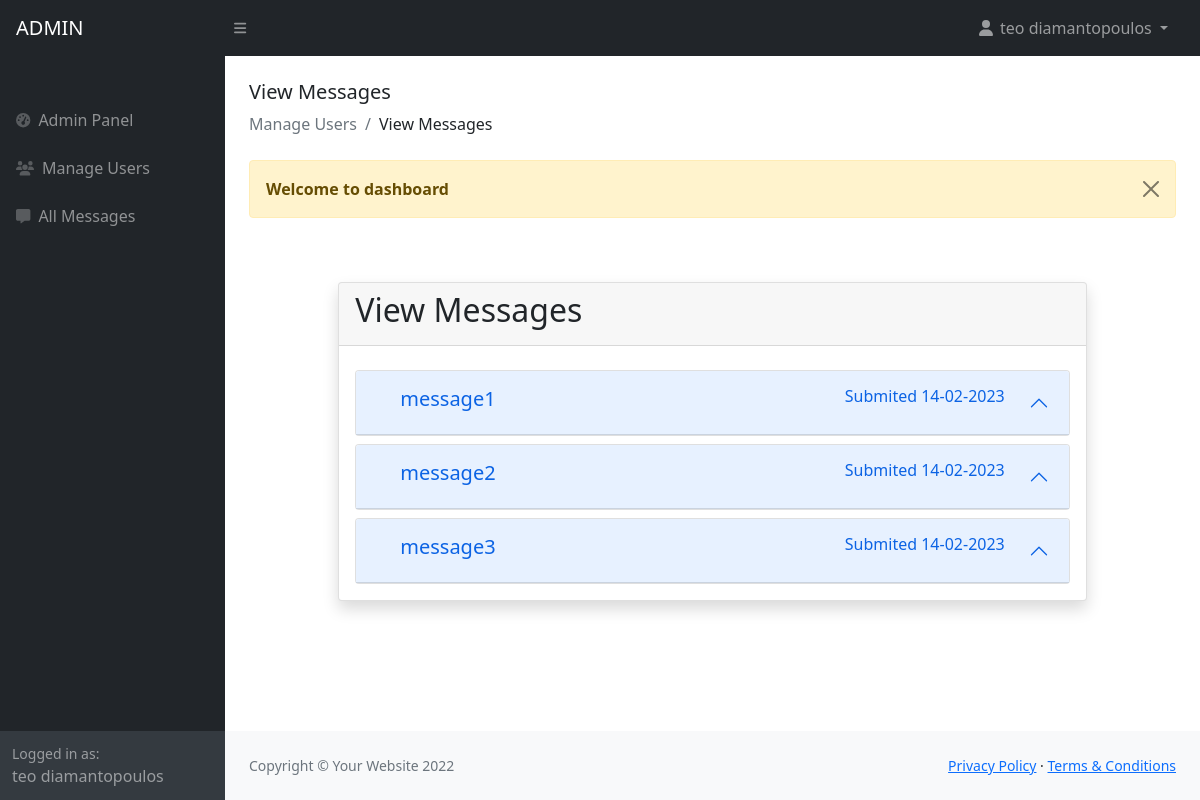
Page /admin/view-messages.php?id=5 (signed in) on the committed database.
### tables this page shows
CREATE TABLE `posts` (
  `id_post` int(11) NOT NULL,
  `user_id` int(11) DEFAULT NULL,
  `title` varchar(255) NOT NULL,
  `body` text NOT NULL,
  `created` timestamp NOT NULL DEFAULT current_timestamp()
);

### admin/view-messages.php (the view, shortened to what this page needs)
<?php
include('authentication.php');
include('includes/header.php');
?>
<div class="container-fluid px-4">
    <h5 class="mt-4">View Messages</h5>
    <ol class="breadcrumb mb-4">
        <li class="breadcrumb-item active">Manage Users</li>
        <li class="breadcrumb-item">View Messages</li>
    </ol>
    <?php
    include('msg.php');
    ?>
    <div class="py-5">
        <div class="container">
            <div class="row justify-content-center">
                <div class="col-md-10">
                    <?php
                    include('msg.php');
                    ?>
                    <div class="card shadow ">
                        <div class="card-header">
                            <h2>View Messages</h2>
                        </div>
                        <div class="card-body ">
                            <div class="accordion" id="chapters">
                                <?php
                                if (isset($_GET['id'])) {
                                    $current_id = mysqli_real_escape_string($con, $_GET['id']);
                                    $query = "SELECT * FROM posts,users WHERE posts.user_id=users.id AND user_id='$current_id'; ";
                                    $query_run = mysqli_query($con, $query);
                                    if (mysqli_num_rows($query_run) > 0) {
                                        foreach ($query_run as $row) {
                                            $orgDate = $row['created'];
                                            $newDate = date("d-m-Y", strtotime($orgDate));
                                            ?>
                                            <div class="mt-2 ">
                                                <div class="accordion-item">
                                                    <h2 class="accordion-header" id="heading-<?= $row['id_post']; ?>">
                                                        <button class="accordion-button " type="button" data-bs-toggle="collapse"
                                                            data-bs-target="#chapter-<?= $row['id_post']; ?>" aria-expanded="true"
                                                            aria-controls="chapter-<?= $row['id_post']; ?>">
                                                            <div class="me-0 container-fluid">
                                                                <div class="float-start">
                                                                    <h5>
                                                                        <?= $row['title']; ?>
                                                                    </h5>
                                                                </div>
                                                                <div class="float-end">
                                                                    <h6>
                                                                        <?php echo "Submited $newDate"; ?>
                                                                    </h6>
                                                                </div>
                                                            </div>
                                                        </button>
                                                    </h2>
                                                </div>
                                            </div>
                                            <?php
                                        }
                                    } else {
                                        ?>
                                        <h1>No Record Found</h1>
                                        <?php
                                    }
                                }
                                ?>
                            </div>
                        </div>
                    </div>
                </div>
            </div>
        </div>
        <?php
        include('includes/footer.php');
        include('includes/scripts.php');
        ?>

### rows in the picture
posts: title "message1", created "14-02-2023"
posts: title "message2", created "14-02-2023"
posts: title "message3", created "14-02-2023"

### other values in the picture
$_SESSION['auth_user']['user_name'] "teo diamantopoulos"
$_SESSION['message'] "Welcome to dashboard"
